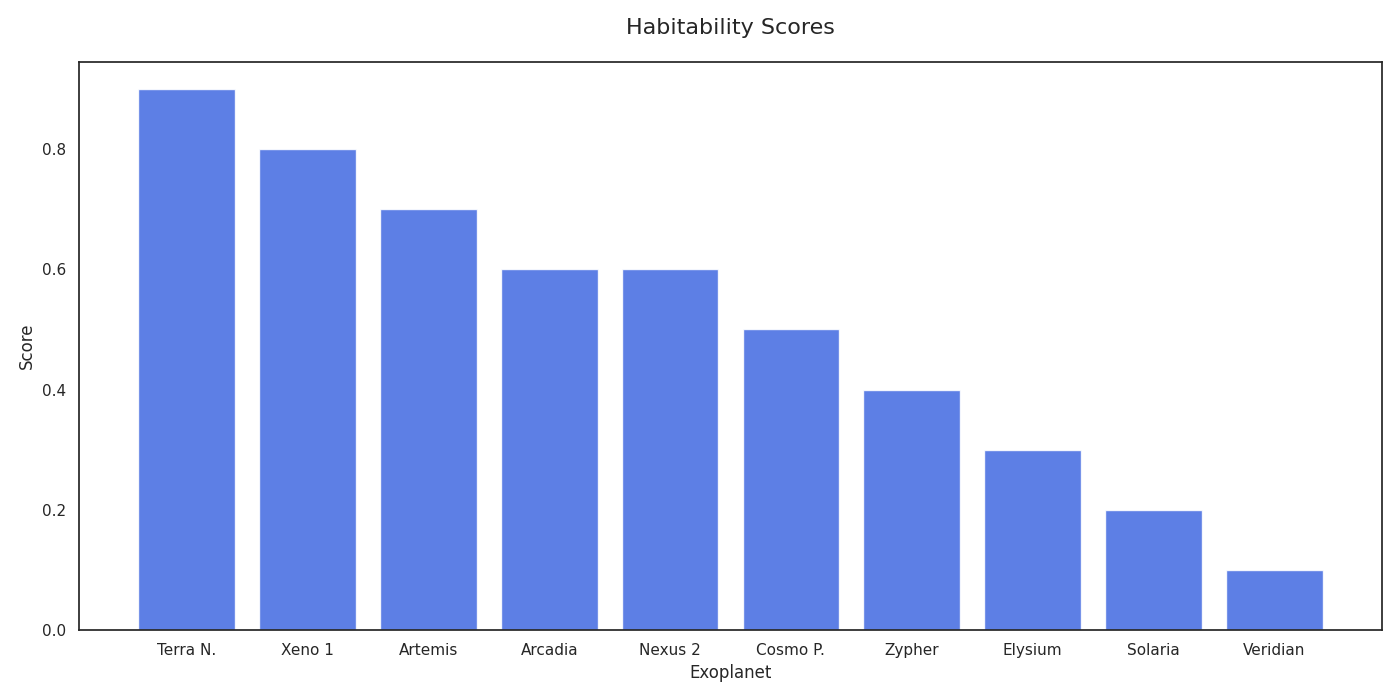

Generate this figure with Python:
import matplotlib.pyplot as plt
import numpy as np

exoplanets = ['Xeno 1', 'Nexus 2', 'Terra N.', 'Zypher', 'Cosmo P.',
              'Artemis', 'Elysium', 'Solaria', 'Arcadia', 'Veridian']
habitability_scores = np.array([0.8, 0.6, 0.9, 0.4, 0.5, 0.7, 0.3, 0.2, 0.6, 0.1])

sorted_indices = np.argsort(habitability_scores)[::-1]
sorted_exoplanets = [exoplanets[i] for i in sorted_indices]
sorted_scores = habitability_scores[sorted_indices]

plt.figure(figsize=(14, 7))
plt.bar(sorted_exoplanets, sorted_scores, color='royalblue', alpha=0.85)

plt.title('Habitability Scores', fontsize=16, pad=20)
plt.xlabel('Exoplanet', fontsize=12)
plt.ylabel('Score', fontsize=12)

plt.tight_layout()
plt.show()
